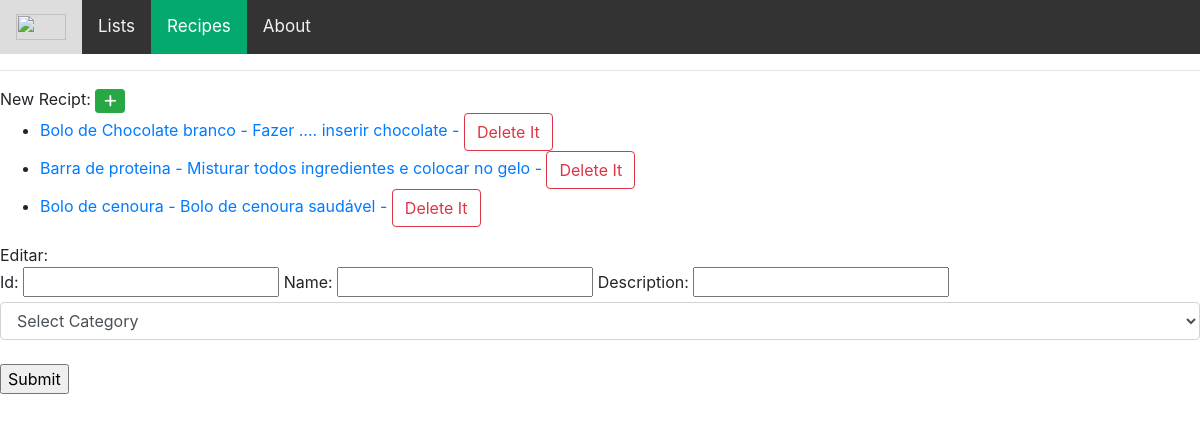
The app's page /recipes/ with its own data.
### List/models.py (models this page shows, shortened)
class Recipt(models.Model):
    name = models.CharField(max_length=50)
    description = models.CharField(max_length=500)
    tagCategory = models.ForeignKey(TagRecipt, on_delete=models.SET_NULL, null=True)

### List/views.py (the view)
# urls.py: path('recipes/', views.recipes, name='recipes'),
def recipes(request):
    products = Product.objects.all
    lists = List.objects.all
    categories = Category.objects.all
    tagRecipts = TagRecipt.objects.all
    recipts = Recipt.objects.all
    context = {
        'prods': products,
        'lists': lists,
        'categories': categories,
        'tagRecipts': tagRecipts,
        'recipts': recipts,
    }
    return render(request, 'recipes.html', context)

### List/templates/recipes.html (shortened to what this page needs)
{% extends 'main.html' %}
{% block content %}
New Recipt: <button class="btn btn-success btn-sm" data-toggle="modal" data-target="#ModalRecipt" onclick="showModal()"><i class="fa fa-plus"></i></button>
<ul>
    {% for recipt in recipts %}
        <li> <a href="{% url 'show_recipt' recipt.id %}"> {{recipt.name}} - {{recipt.description}} - {{recipt.category}}</a>
            <a class="btn btn-outline-danger" href="{% url 'delete_recipt' pk=recipt.id %}">Delete It</a>
        </li>
    {% endfor %}
    </ul>
Editar:
<form action="/edit_recipt/" method="post">
    <label for="id"> Id:</label>
    <input id="id" type="text" name="id" value="">
    <label for="name"> Name:</label>
    <input id="name" type="text" name="name" value="">
    <label for="description">Description: </label>
    <input id="description" type="text" name="description" value="">
    <select class="form-control mb-4" name="tagCategory">
        <option selected disabled>Select Category</option>
    </select>
    <input type="submit" value="Submit">
</form>
{% endblock content %}

### records on screen
Recipt: name "Bolo de Chocolate branco", description "Fazer .... inserir chocolate"
Recipt: name "Barra de proteina", description "Misturar todos ingredientes e colocar no gelo"
Recipt: name "Bolo de cenoura", description "Bolo de cenoura saudável"
